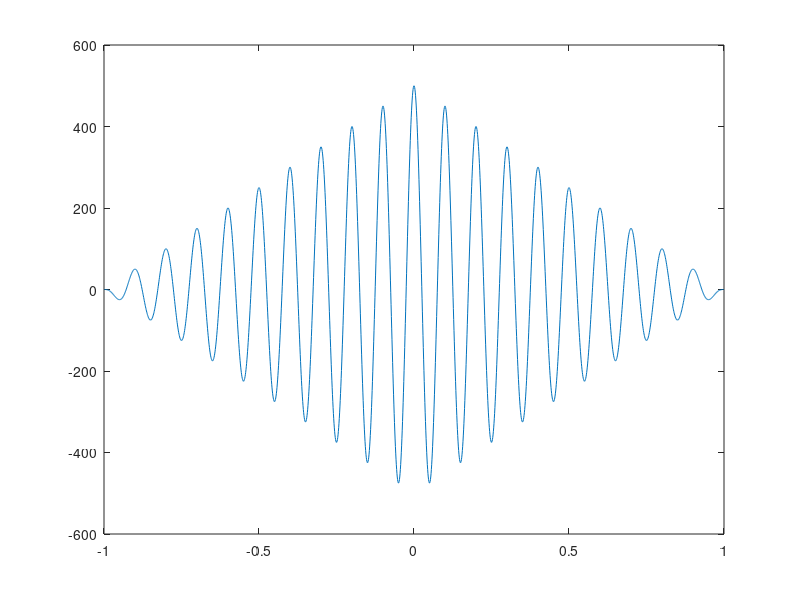

Write MATLAB code to recreate this figure.

t = [0:1/1000:1-1/1000];

sin_sig = sin(2*pi*10*t);

x_corr_sig = xcorr(sin_sig);

t_corr = [-1+1/1000:1/1000:1-1/1000];
plot(t_corr, x_corr_sig)